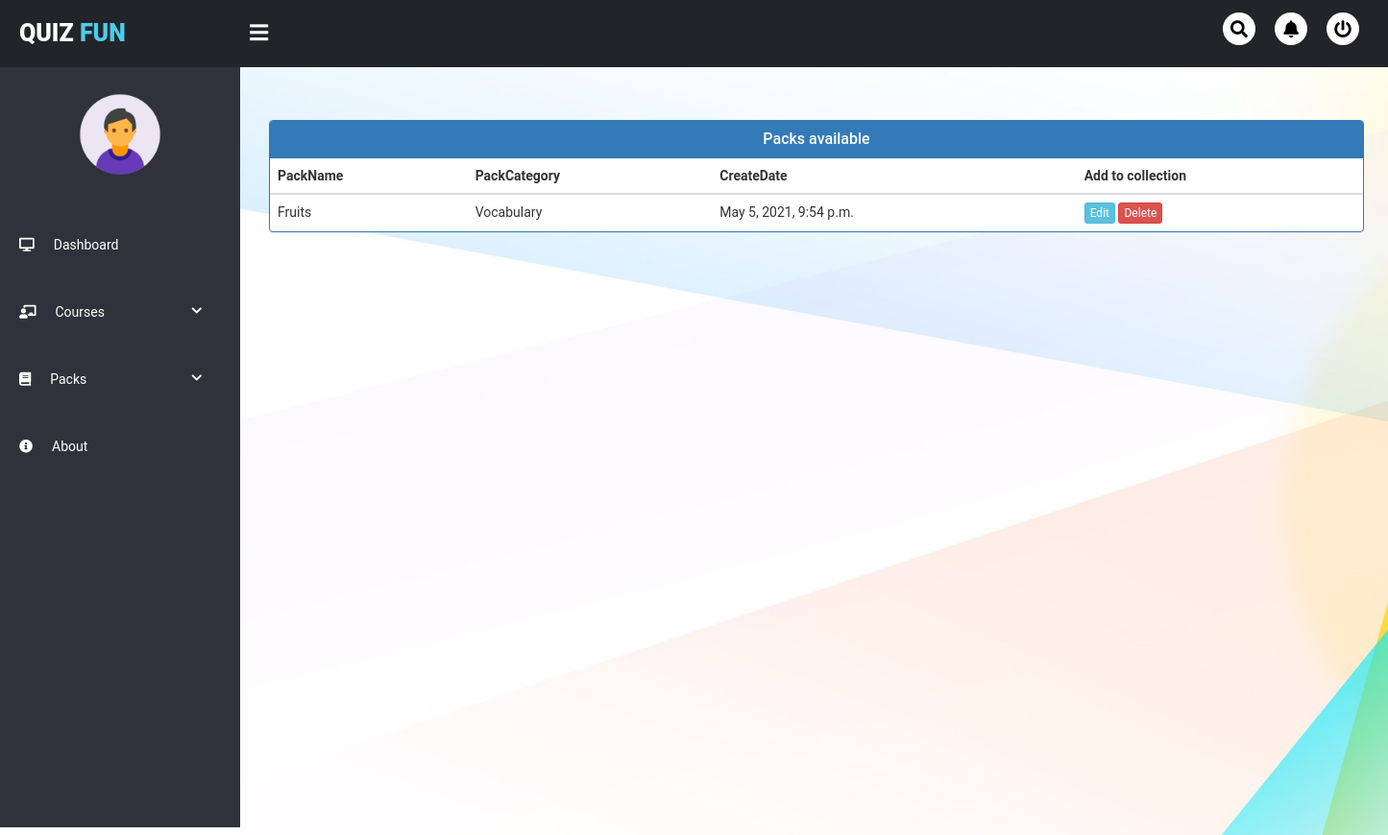
The page /user/teacher_dashboard/pack on the database as committed earlier.
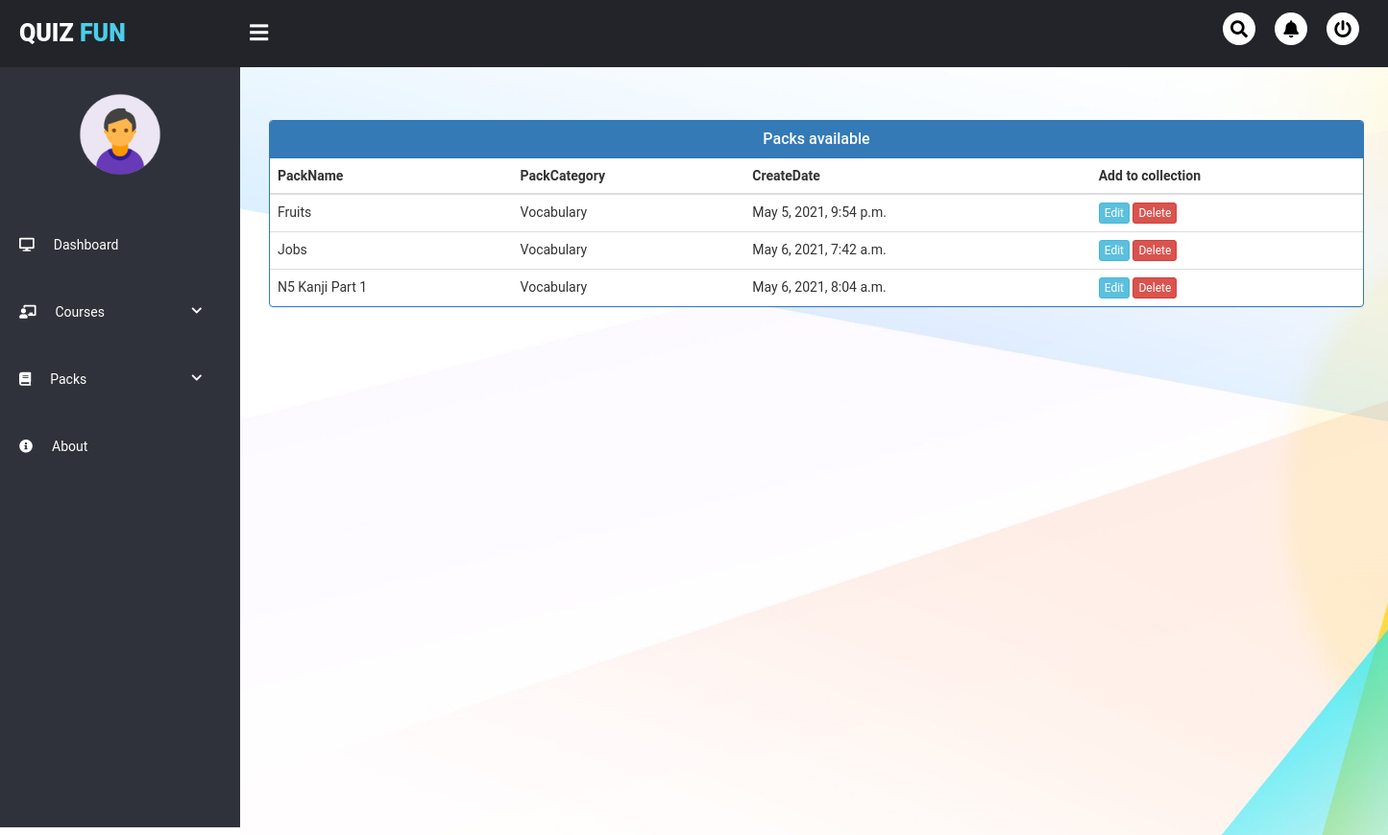
The same page on the database as committed later.
### quiz/models.py (models this page shows, shortened)
class QuizPack(models.Model):
    name = models.CharField(max_length = 50, null = False)
    description = models.TextField(null = True)
    category = models.CharField(max_length = 20, null = False)
    registered_user = models.ManyToManyField(User)
    created_date = models.DateTimeField(auto_now=True)

### user/views.py (the view)
# urls.py: path('teacher_dashboard/pack', views.teacher_pack_list, name='teacher_pack_list'),
def teacher_pack_list(request):
    pack_list = QuizPack.objects.all()
    return render(request, 'user_pages/teacher_quizpack_list.html', {'pack_list': pack_list})

### user/templates/user_pages/teacher_quizpack_list.html (shortened to what this page needs)
{% extends 'user_pages/teacher_dashboard.html' %}
{% block mainContainer %}
<head>
    <link href="//netdna.bootstrapcdn.com/bootstrap/3.0.0/css/bootstrap.min.css" rel="stylesheet" id="bootstrap-css">
  </head>
  <br><br>
  <div class="container">
    <div class="panel panel-primary">
      <div class="panel-heading">
        <h6 class="panel-title">Packs available</h6>
      </div>
      <table class="table table-hover" id="dev-table">
        <thead>
          <tr>
            <th>PackName</th>
            <th>PackCategory</th>
            <th>CreateDate</th>
            <th>Add to collection</th>
          </tr>
        </thead>
        {% for pack in pack_list %}
            <tr>
                <td>{{pack.name}}</td>
                <td>{{pack.category}}</td>
                <td>{{pack.created_date}}</td>
                <td><a class="btn btn-info btn-xs" href="{% url 'add_question' pack.id %}">Edit</a>
                    <a class="btn btn-danger btn-xs" href="{% url 'delete_pack' pack.id %}">Delete</td>
            </tr>
        {% endfor %}
      </table>
    </div>
  </div>
  <br><br><br><br><br><br>
{% endblock %}

### user/templates/user_pages/teacher_dashboard.html (shortened to what this page needs)
{% extends "user_pages/teacher_base.html" %}
{% load static %}

### user/templates/user_pages/teacher_base.html (shortened to what this page needs)
{% extends "user_pages/user_base.html" %}
{% block sidebarMenu %}
    <li class="item">
        <a href="{% url 'teacher_dashboard' %}" class="menuButton">
            <i class="fas fa-desktop"></i><span>Dashboard</span>
        </a>
    </li>
    <li class="item" id="class">
        <a href="#class" class="menuButton" >
            <i class="fas fa-chalkboard-teacher"></i><span>Courses <i class="fas fa-chevron-down drop-down"></i></span>
        </a>
    </li>
    <li class="item" id="courses">
        <a href="#courses" class="menuButton">
            <i class="fas fa-book"></i><span>Packs <i class="fas fa-chevron-down drop-down"></i></span>
        </a>
    </li>
{% endblock %}

### user/templates/user_pages/user_base.html (shortened to what this page needs)
<!DOCTYPE html>
<html lang="en" dir="ltr">
<head>
    {% load static %}
	<link rel="stylesheet" type="text/css" href="{% static 'css/user_base.css' %}">
	<link rel="stylesheet" type="text/css" href="https://cdnjs.cloudflare.com/ajax/libs/font-awesome/5.15.3/css/all.min.css">
</head>
<body>
	<div class="wrap">
		<header>
			<div class="headerMenu">
				<div class="logo">Quiz <span>Fun</span></div>
				<div class="sidebarButton">
					<i class="fas fa-bars"></i>
				</div>
				<ul>
					<li><a href="#"><i class="fas fa-search"></i></a></li>
					<li><a href="#"><i class="fas fa-bell"></i></a></li>
					<li><a href="{% url 'home' %}"><i class="fas fa-power-off"></i></a></li>
				</ul>
			</div>
		</header>
		<div class="sidebar">
			<div class="sidebarMenu">
				<center class="profile">
					<img src="{% static 'images/avt.png' %}">
				</center>
                {% block sidebarMenu %}{% endblock %}
				<li class="item">
					<a href="#" class="menuButton">
						<i class="fas fa-info-circle"></i><span>About</span>
					</a>
				</li>
			</div>
		</div>
		<div class="mainContainer">
			{% block mainContainer %}
            {% endblock %}
		</div>
	</div>
</body>
</html>

### user/static/css/user_base.css (style rules this page uses)
* { margin: 0px; padding: 0px; list-style: none; text-decoration: none; box-sizing: border-box; font-family: "Roboto", sans-serif; }
body { background: #fff; }
.wrap header { z-index: 1; background: #22242A; position: fixed; width: calc(100% - 0%); height: 70px; display: flex; top: 0; }
.wrap header .headerMenu { width: calc(100% - 0%); height: 100%; display: flex; justify-content: space-between; align-items: center; padding: 0 20px; }
.wrap header .headerMenu .logo { color: #fff; font-size: 25px; text-transform: uppercase; font-weight: 900; }
.wrap header .headerMenu .logo span { color: #4CCEE8; }
.wrap header .headerMenu .sidebarButton { color: #fff; position: absolute; margin-left: 240px; font-size: 22px; font-weight: 900; cursor: pointer; transition: 0.3s; transition-property: color; }
.wrap header .headerMenu ul { display: flex; }
.wrap header .headerMenu ul li a { background: #fff; color: #000; display: block; margin: 0 10px; font-size: 18px; width: 34px; height: 34px; line-height: 35px; text-align: center; border-radius: 50%; transition: 0.3s; transition-property: background, color; }
.wrap .sidebar { z-index: 1; background: #2F323A; position: fixed; top: 70px; width: 250px; height: calc(100% - 9%); transition: 0.3s; transition-property: width; overflow-y: auto; }
.wrap .sidebar .sidebarMenu { overflow: hidden; }
.wrap .sidebar .sidebarMenu .profile img { margin: 20px 0; width: 100px; height: 100px; border-radius: 50%; }
.wrap .sidebar .sidebarMenu .item { width: 250px; overflow: hidden; }
.wrap .sidebar .sidebarMenu .item .menuButton { display: block; color: #fff; position: relative; padding: 25px 20px; transition: 0.3s; transition-property: color; }
.wrap .sidebar .sidebarMenu .item .menuButton i { margin-right: 20px; }
.wrap .sidebar .sidebarMenu .item .menuButton .drop-down { float: right; font-size: 12px; margin-top: 3px; }
.wrap .mainContainer { width: calc(100% - 250px); margin-top: 70px; margin-left: 250px; padding: 15px; background: url('../images/bg.jpg')no-repeat; background-size: cover; height: 100vh; transition: 0.3s; }

### user/templates/user_pages/teacher_quizpack_list.html (style rules this page uses)
a:link { text-decoration: none; }
h6 { text-align: center; }

Rows that differ between the two databases and show on the page:
added QuizPack: name "Jobs", category "Vocabulary", created_date "May 6, 2021, 7:42 a.m."
added QuizPack: name "N5 Kanji Part 1", category "Vocabulary", created_date "May 6, 2021, 8:04 a.m."
